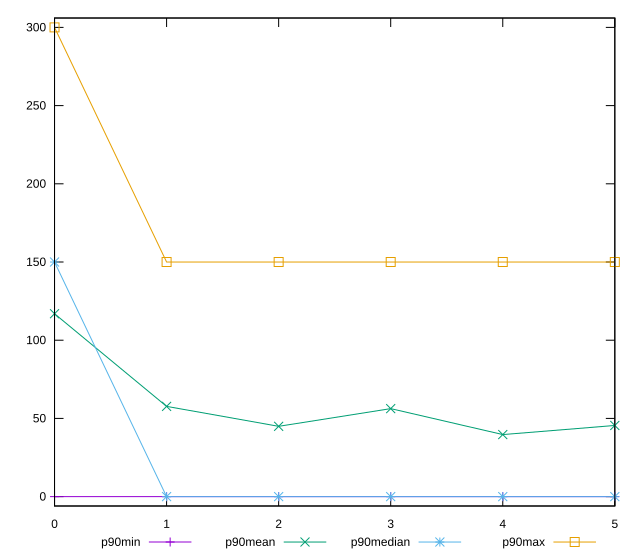

Generate this figure with gnuplot:
reset

$p90Min <<EOF
0 0
1 0
2 0
3 0
4 0
5 0
EOF

$p90Mean <<EOF
0 116.92307692307692
1 57.69230769230769
2 44.94505494505494
3 56.26373626373626
4 39.67032967032967
5 45.494505494505496
EOF

$p90Median <<EOF
0 150
1 0
2 0
3 0
4 0
5 0
EOF

$p90Max <<EOF
0 300
1 150
2 150
3 150
4 150
5 150
EOF

set key outside below
set xrange [0:5]
set yrange [-6:306]
set trange [-6:306]
set terminal svg size 640, 560 enhanced background rgb 'white'
set output "reprap/unminified-css/progression/value.svg"

plot $p90Min title "p90min" with linespoints, \
     $p90Mean title "p90mean" with linespoints, \
     $p90Median title "p90median" with linespoints, \
     $p90Max title "p90max" with linespoints

reset
